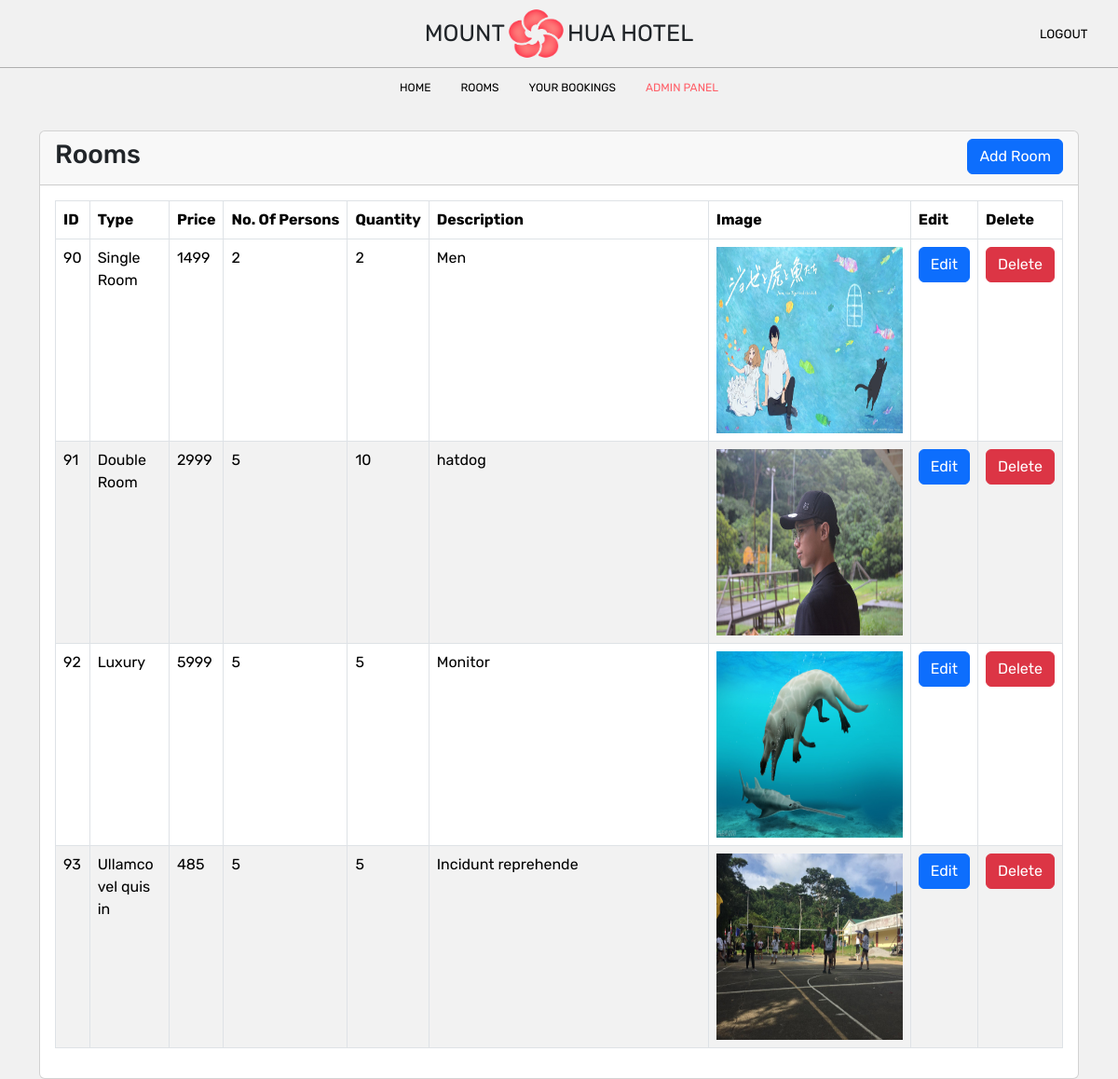
The app's page /website/admin/website/admin/admin_adminPanel_page.php with its own data.
### tables this page shows
CREATE TABLE `room` (
  `room_id` int(11) NOT NULL,
  `is_Available` varchar(10) NOT NULL,
  `type` varchar(255) NOT NULL,
  `price` int(11) NOT NULL,
  `persons` int(11) NOT NULL,
  `initialQuantity` int(11) NOT NULL,
  `quantity` int(11) NOT NULL,
  `description` text DEFAULT NULL,
  `image` varchar(255) NOT NULL,
  `users_id` int(11) DEFAULT NULL
);

### website/admin/website/admin/includes/dbh.inc.php (called while the page is built)
<?php
class Dbh
{
    private $dsn = "mysql:host=localhost;dbname=hoteldatabase";
    private $dbusername = "root";
    private $dbpassword = "";
    protected function connect()
    {
        try {
            $pdo = new PDO($this->dsn, $this->dbusername, $this->dbpassword);
            $pdo->setAttribute(PDO::ATTR_ERRMODE, PDO::ERRMODE_EXCEPTION);
            return $pdo;
        } catch (PDOException $e) {
            echo "Connection Failed: " . $e->getMessage();
        }
    }
}

### website/admin/website/admin/includes/admin_model.inc.php (called while the page is built, shortened)
<?php
require_once 'dbh.inc.php';
class admin_model extends Dbh
{
    public function get_room_data()
    {
        $query = "SELECT * FROM room;";
        $stmt = $this->connect()->prepare($query);
        $stmt->execute();
        $result = $stmt->fetchAll(PDO::FETCH_ASSOC);
        return $result;
    }
}

### website/admin/website/admin/includes/admin_view.inc.php (the view, shortened to what this page needs)
<?php
require_once 'admin_model.inc.php';
class admin_view
{
    public function show_room_data()
    {
        $admin_model = new admin_model();
        $result = $admin_model->get_room_data();
        if (isset($_SESSION['no_data'])) {
            echo "<td colspan='9'> {$_SESSION['no_data']} </td>";
            unset($_SESSION['no_data']);
        } else {
            $admin_model = new admin_model();
            $result = $admin_model->get_room_data();
            foreach ($result as $row) {
                echo "
                <tr>
                    <td>" . $row['room_id'] . "</td>
                    <td>" . $row['type'] . "</td>
                    <td>" . $row['price'] . "</td>
                    <td>" . $row['persons'] . "</td>
                    <td>" . $row['quantity'] . "</td>
                    <td class='description_td'>" . $row['description'] . "</td>
                    <td class='img_td'> <img class='img_admin' src='./includes/pictures/" . $row['image'] . "'></td>
                    <td><a href='admin_edit.php?room_id={$row['room_id']}' class='btn btn-primary'>Edit</a></td>
                        <td>
                            <form action='../admin/includes/admin_delete.inc.php' method='POST'>
                                <input type='hidden' name='room_id' value='" . $row['room_id'] . "'/>
                                <button type='submit' name='delete_room_btn' value='" . $row['room_id'] . "' class='btn btn-danger'>Delete</button>
                        </form>
                    </td>
                </tr>";
            }
        }
    }
}

### website/admin/website/homePage.css (style rules this page uses)
body { font-family: 'Rubik', sans-serif; margin: 0; background-color: #F1F1F1; }
.img_admin { width: 200px; height: 200px; object-fit: fit; }
.description_td { width: 300px; overflow-wrap: anywhere; }
.img_td { width: 200px; height: 200px; }

### records on screen
room: room_id "90", type "Single Room", price "1499", persons "2", quantity "2", description "Men", image (picture)
room: room_id "91", type "Double Room", price "2999", persons "5", quantity "10", description "hatdog", image (picture)
room: room_id "92", type "Luxury", price "5999", persons "5", quantity "5", description "Monitor", image (picture)
room: room_id "93", type "Ullamco vel quis in", price "485", persons "5", quantity "5", description "Incidunt reprehende", image (picture)
